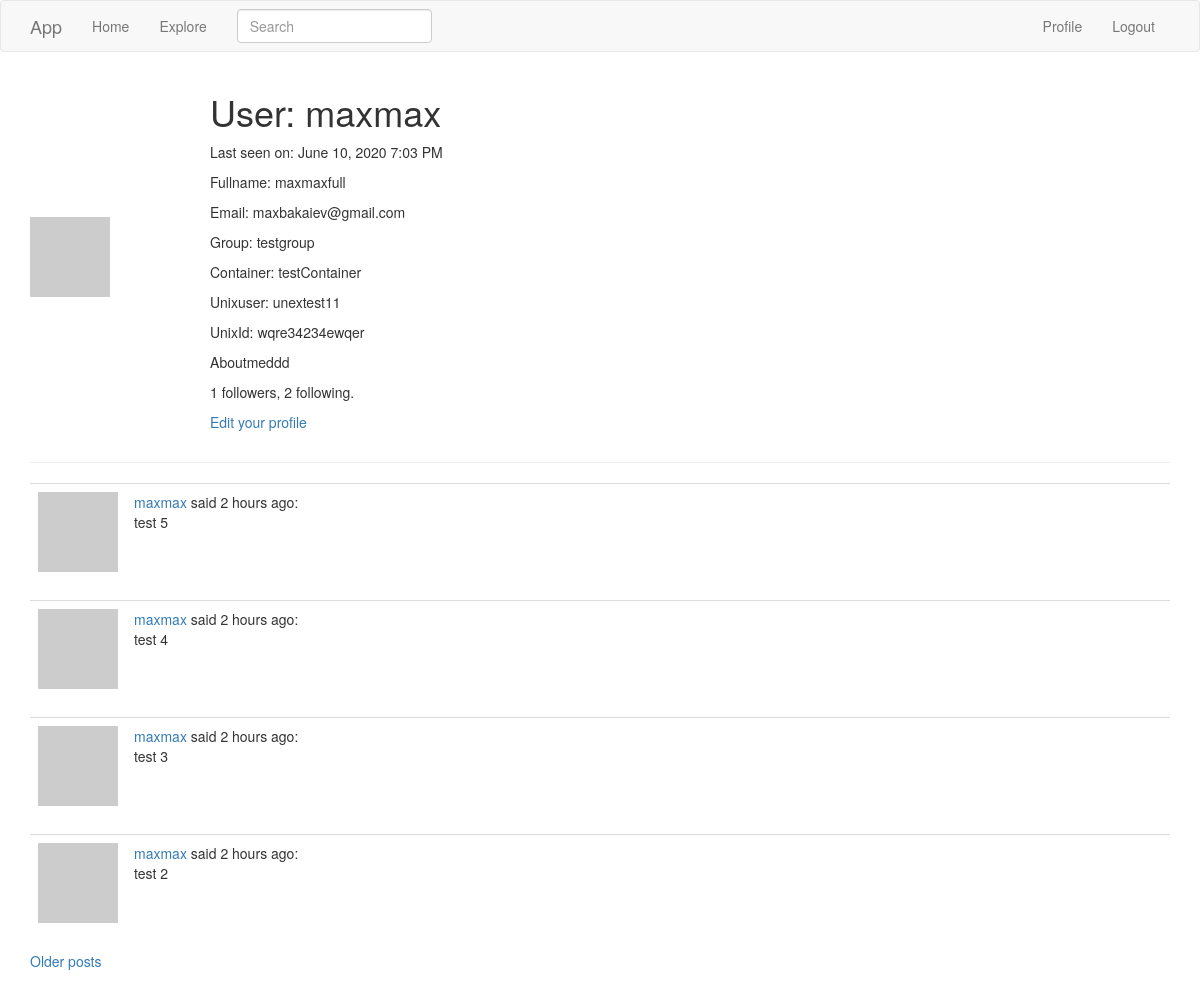
The page /user/maxmax (signed in) on the database as committed earlier.
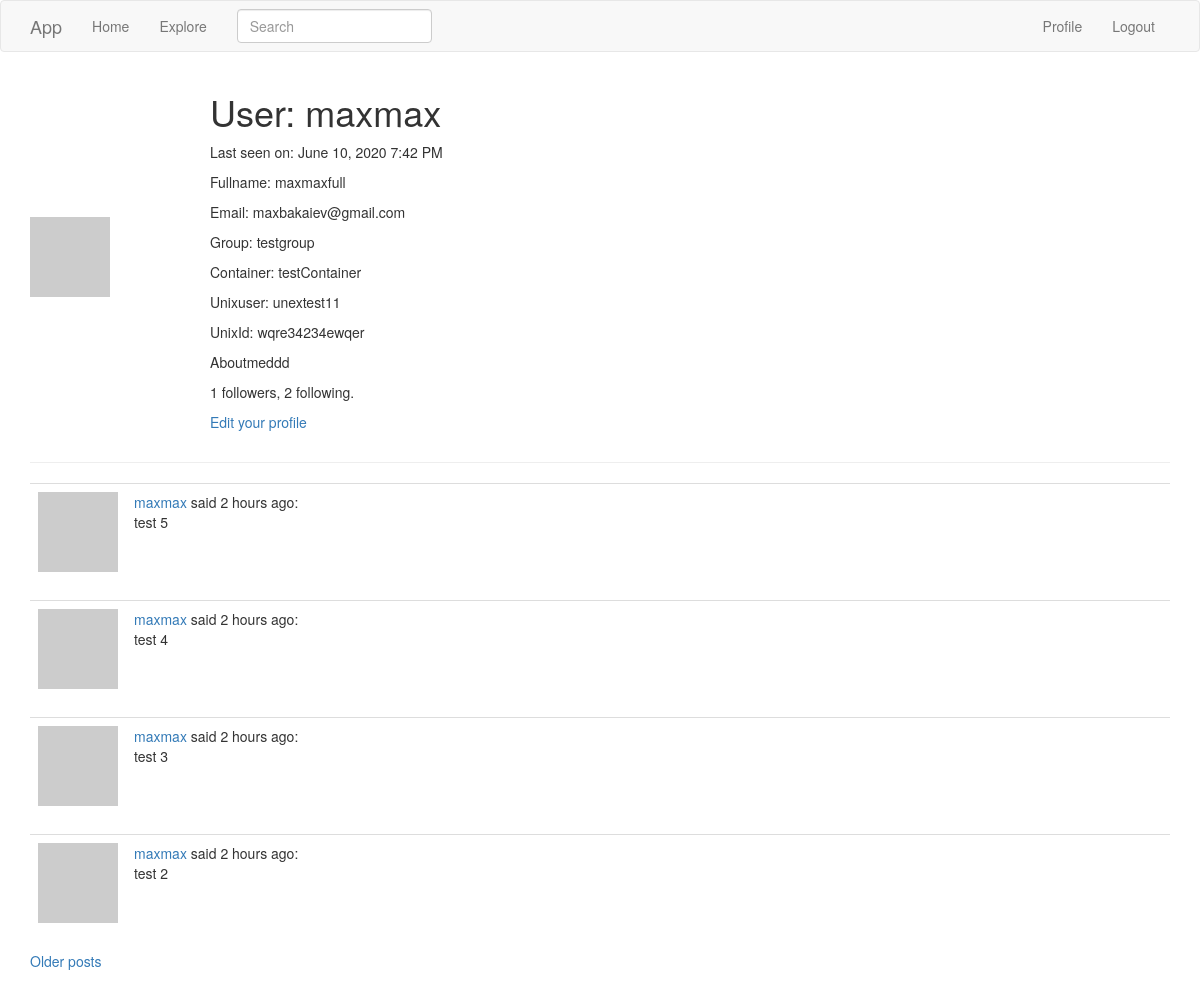
The same page on the database as committed later.
### app/models.py (models this page shows, shortened)
class User(UserMixin, db.Model):
    id = db.Column(db.Integer, primary_key=True)
    username = db.Column(db.String(64), index=True, unique=True)
    fullname = db.Column(db.String(120))
    email = db.Column(db.String(120), index=True, unique=True)
    password_hash = db.Column(db.String(128))
    posts = db.relationship('Post', backref='author', lazy='dynamic')
    about_me = db.Column(db.String(140))
    group = db.Column(db.String(120))
    unixuser = db.Column(db.String(120))
    unixid = db.Column(db.String(120))
    container = db.Column(db.String(120))
    last_seen = db.Column(db.DateTime, default=datetime.utcnow)
    followed = db.relationship(
        'User', secondary=followers,
        primaryjoin=(followers.c.follower_id == id),
        secondaryjoin=(followers.c.followed_id == id),
        backref=db.backref('followers', lazy='dynamic'), lazy='dynamic')
    def avatar(self, size):
        digest = md5(self.email.lower().encode('utf-8')).hexdigest()
        return 'https://www.gravatar.com/avatar/{}?d=identicon&s={}'.format(
            digest, size)

class SearchableMixin(object):
    @classmethod
    def before_commit(cls, session):
        session._changes = {
            'add': list(session.new),
            'update': list(session.dirty),
            'delete': list(session.deleted)
        }
    @classmethod
    def after_commit(cls, session):
        for obj in session._changes['add']:
            if isinstance(obj, SearchableMixin):
                add_to_index(obj.__tablename__, obj)
        for obj in session._changes['update']:
            if isinstance(obj, SearchableMixin):
                add_to_index(obj.__tablename__, obj)
        for obj in session._changes['delete']:
            if isinstance(obj, SearchableMixin):
                remove_from_index(obj.__tablename__, obj)
        session._changes = None

class Post(SearchableMixin, db.Model):
    __searchable__ = ['body']
    id = db.Column(db.Integer, primary_key=True)
    body = db.Column(db.String(140))
    timestamp = db.Column(db.DateTime, index=True, default=datetime.utcnow)
    user_id = db.Column(db.Integer, db.ForeignKey('user.id'))
    language = db.Column(db.String(5))

### app/main/routes.py (the view)
@bp.route('/user/<username>')
@login_required
def user(username):
    user = User.query.filter_by(username=username).first_or_404()
    page = request.args.get('page', 1, type=int)
    posts = user.posts.order_by(Post.timestamp.desc()).paginate(
        page, 4, False)
    next_url = url_for('main.user', username=user.username,
                       page=posts.next_num) if posts.has_next else None
    prev_url = url_for('main.user', username=user.username,
                       page=posts.prev_num) if posts.has_prev else None
    form = EmptyForm()
    return render_template('user.html', user=user, posts=posts.items,
                           next_url=next_url, prev_url=prev_url, form=form)

### app/main/forms.py
class SearchForm(FlaskForm):
    q = StringField(_l('Search'), validators=[DataRequired()])
    def __init__(self, *args, **kwargs):
        if 'formdata' not in kwargs:
            kwargs['formdata'] = request.args
        if 'csrf_enabled' not in kwargs:
            kwargs['csrf_enabled'] = False
        super(SearchForm, self).__init__(*args, **kwargs)

class EmptyForm(FlaskForm):
    submit = SubmitField('Submit')

### app/main/routes.py (called while the page is built)
@bp.before_app_request
def before_request():
    if current_user.is_authenticated:
        current_user.last_seen = datetime.utcnow()
        db.session.commit()
        g.search_form = SearchForm()
    g.locale = str(get_locale())

### app/models.py (called while the page is built)
@login.user_loader
def load_user(id):
    return User.query.get(int(id))

### app/templates/user.html (shortened to what this page needs)
{% extends "base.html" %}
{% block app_content %}
  <table>
      <tr>
          <td width="180px"><img src="{{ user.avatar(128) }}"></td>
          <td>
              <h1>User: {{ user.username }}</h1>
              {% if user.last_seen %}
              <p>Last seen on: {{ moment(user.last_seen).format('LLL') }}</p>
              {% endif %}
              {% if user.fullname %}<p>Fullname: {{ user.fullname }}</p>{% endif %}
              {% if user.email %}<p>Email: {{ user.email }}</p>{% endif %}
              {% if user.group %}<p>Group: {{ user.group }}</p>{% endif %}
              {% if user.container %}<p>Container: {{ user.container }}</p>{% endif %}
              {% if user.unixuser %}<p>Unixuser: {{ user.unixuser }}</p>{% endif %}
              {% if user.unixid %}<p>UnixId: {{ user.unixid }}</p>{% endif %}
              {% if user.about_me %}<p>{{ user.about_me }}</p>{% endif %}
              <p>{{ user.followers.count() }} followers, {{ user.followed.count() }} following.</p>
              {% if user == current_user %}
              <p><a href="{{ url_for('main.edit_profile') }}">{{ _('Edit your profile') }}</a></p>
              {% endif %}
          </td>
      </tr>
  </table>
  <hr>
  {% for post in posts %}
      {% include '_post.html' %}
  {% endfor %}
  {% if next_url %}
  <a href="{{ next_url }}">Older posts</a>
  {% endif %}
  <br />
  <br />
  <br />
  <br />
  <br />
{% endblock %}

### app/templates/base.html (shortened to what this page needs)
{% extends 'bootstrap/base.html' %}
{% block navbar %}
    <nav class="navbar navbar-default">
        <div class="container">
            <div class="navbar-header">
                <a class="navbar-brand" href="{{ url_for('main.index') }}">App</a>
            </div>
            <div class="collapse navbar-collapse" id="bs-example-navbar-collapse-1">
                <ul class="nav navbar-nav">
                    <li><a href="{{ url_for('main.index') }}">{{ _('Home') }}</a></li>
                    <li><a href="{{ url_for('main.explore') }}">{{ _('Explore') }}</a></li>
                </ul>
                {% if g.search_form %}
                <form class="navbar-form navbar-left" method="get"
                        action="{{ url_for('main.search') }}">
                    <div class="form-group">
                        {{ g.search_form.q(size=20, class='form-control',
                            placeholder=g.search_form.q.label.text) }}
                    </div>
                </form>
                {% endif %}
                <ul class="nav navbar-nav navbar-right">
                    {% if current_user.is_anonymous %}
                    <li><a href="{{ url_for('auth.login') }}">{{ _('Login') }}</a></li>
                    {% else %}
                    <li><a href="{{ url_for('main.user', username=current_user.username) }}">{{ _('Profile') }}</a></li>
                    <li><a href="{{ url_for('auth.logout') }}">{{ _('Logout') }}</a></li>
                    {% endif %}
                </ul>
            </div>
        </div>
    </nav>
{% endblock %}
{% block content %}
    <div class="container">
        {% block app_content %}{% endblock %}
    </div>
{% endblock %}

### app/templates/_post.html
<table class="table table-hover">
    <tr>
        <td width="70px">
            <a href="{{ url_for('user', username=post.author.username) }}">
                <img src="{{ post.author.avatar(70) }}" />
            </a>
        </td>
        <td>
            <a href="{{ url_for('user', username=post.author.username) }}">
                {{ post.author.username }}
            </a>
            said {{ moment(post.timestamp).fromNow() }}:
            <br>
            {{ post.body }}
        </td>
    </tr>
</table>

Rows that differ between the two databases and show on the page:
changed User "maxmax": last_seen "June 10, 2020 7:03 PM" → "June 10, 2020 7:42 PM"
